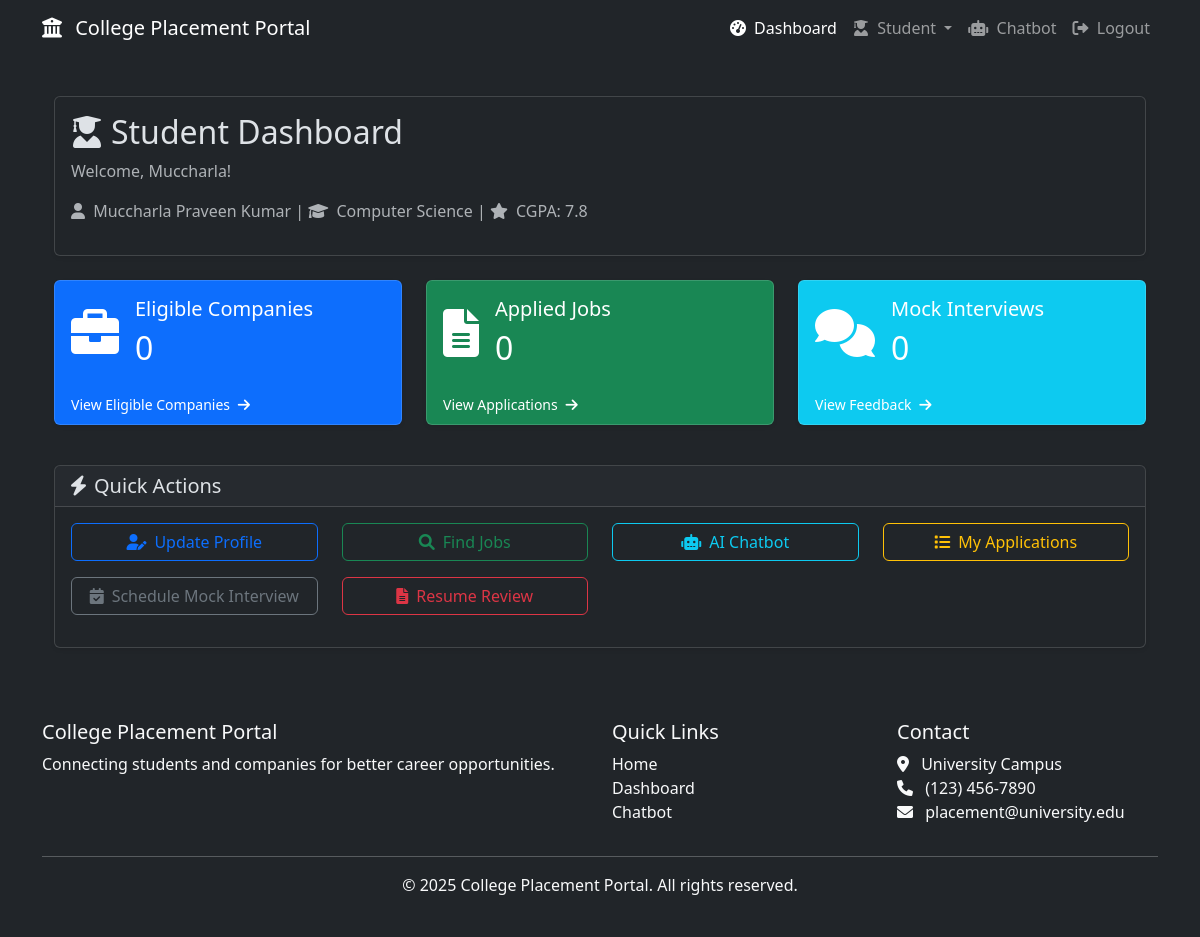
The app's page /student/dashboard (signed in) with its own data.
### models.py (models this page shows, shortened)
class User(UserMixin, db.Model):
    id = db.Column(db.Integer, primary_key=True)
    username = db.Column(db.String(64), unique=True, nullable=False)
    email = db.Column(db.String(120), unique=True, nullable=False)
    password_hash = db.Column(db.String(256), nullable=False)
    role = db.Column(db.String(20), nullable=False)
    created_at = db.Column(db.DateTime, default=datetime.utcnow)
    student_profile = db.relationship('StudentProfile', backref='user', uselist=False, cascade='all, delete-orphan')
    company_profile = db.relationship('CompanyProfile', backref='user', uselist=False, cascade='all, delete-orphan')
    cdc_profile = db.relationship('CDCProfile', backref='user', uselist=False, cascade='all, delete-orphan')
    def is_student(self):
        return self.role == ROLE_STUDENT

class StudentProfile(db.Model):
    id = db.Column(db.Integer, primary_key=True)
    user_id = db.Column(db.Integer, db.ForeignKey('user.id'), nullable=False)
    full_name = db.Column(db.String(100), nullable=False)
    roll_number = db.Column(db.String(20), unique=True, nullable=False)
    branch = db.Column(db.String(50), nullable=False)
    cgpa = db.Column(db.Float, nullable=False)
    resume_file = db.Column(db.String(255), nullable=True)  # Path to uploaded PDF resume
    skills = db.Column(db.Text, nullable=True)  # Extracted skills from resume
    applications = db.relationship('Application', backref='student', cascade='all, delete-orphan')
    mock_interviews = db.relationship('MockInterview', backref='student', cascade='all, delete-orphan')
    resume_analyses = db.relationship('ResumeAnalysis', backref='student', cascade='all, delete-orphan')
    chatbot_sessions = db.relationship('ChatbotSession', backref='student', cascade='all, delete-orphan')

### routes.py (the view)
@bp.route('/student/dashboard')
@login_required
def student_dashboard():
    if current_user.is_student():
        eligible_jobs_count = JobPosting.query.filter(
            JobPosting.application_deadline >= datetime.utcnow()
        ).count()
        applied_jobs = Application.query.filter_by(
            student_id=current_user.student_profile.id
        ).count()
        mock_interviews = MockInterview.query.filter_by(
            student_id=current_user.student_profile.id
        ).count()
        recent_applications = Application.query.filter_by(
            student_id=current_user.student_profile.id
        ).order_by(Application.applied_date.desc()).limit(5).all()
        return render_template(
            'student/dashboard.html',
            eligible_jobs_count=eligible_jobs_count,
            applied_jobs=applied_jobs,
            mock_interviews=mock_interviews,
            recent_applications=recent_applications
        )
    return render_template('student/dashboard.html', user=current_user)

### templates/student/dashboard.html (shortened to what this page needs)
{% extends "base.html" %}
{% block content %}
<div class="container">
    <div class="row mb-4">
        <div class="col-12">
            <div class="card shadow-sm">
                <div class="card-body">
                    <h2 class="card-title">
                        <i class="fas fa-user-graduate me-2"></i>Student Dashboard
                    </h2>
                    <p class="text-muted">Welcome, {{ current_user.username }}!</p>
                    {% if current_user.student_profile %}
                        <p class="text-muted">
                            <i class="fas fa-user me-1"></i>
                            {{ current_user.student_profile.full_name or "Complete your profile" }} |
                            <i class="fas fa-graduation-cap me-1"></i>
                            {{ current_user.student_profile.branch or "Branch not set" }} |
                            <i class="fas fa-star me-1"></i>
                            CGPA: {{ current_user.student_profile.cgpa or "Not set" }}
                        </p>
                    {% endif %}
                </div>
            </div>
        </div>
    </div>
    <div class="row mb-4">
        <div class="col-md-4">
            <div class="card bg-primary text-white mb-3 shadow-sm">
                <div class="card-body">
                    <div class="d-flex align-items-center">
                        <div class="me-3">
                            <i class="fas fa-briefcase fa-3x"></i>
                        </div>
                        <div>
                            <h5 class="card-title mb-0">Eligible Companies</h5>
                            <h2 class="mt-2 mb-0">{{ eligible_jobs_count|default(0) }}</h2>
                        </div>
                    </div>
                </div>
                <div class="card-footer bg-transparent border-top-0">
                    <a href="{{ url_for('routes.eligible_companies') }}" class="text-white text-decoration-none small">
                        View Eligible Companies <i class="fas fa-arrow-right ms-1"></i>
                    </a>
                </div>
            </div>
        </div>
        <div class="col-md-4">
            <div class="card bg-success text-white mb-3 shadow-sm">
                <div class="card-body">
                    <div class="d-flex align-items-center">
                        <div class="me-3">
                            <i class="fas fa-file-alt fa-3x"></i>
                        </div>
                        <div>
                            <h5 class="card-title mb-0">Applied Jobs</h5>
                            <h2 class="mt-2 mb-0">{{ applied_jobs|default(0) }}</h2>
                        </div>
                    </div>
                </div>
                <div class="card-footer bg-transparent border-top-0">
                    <a href="{{ url_for('routes.student_applications') }}" class="text-white text-decoration-none small">
                        View Applications <i class="fas fa-arrow-right ms-1"></i>
                    </a>
                </div>
            </div>
        </div>
        <div class="col-md-4">
            <div class="card bg-info text-white mb-3 shadow-sm">
                <div class="card-body">
                    <div class="d-flex align-items-center">
                        <div class="me-3">
                            <i class="fas fa-comments fa-3x"></i>
                        </div>
                        <div>
                            <h5 class="card-title mb-0">Mock Interviews</h5>
                            <h2 class="mt-2 mb-0">{{ mock_interviews|default(0) }}</h2>
                        </div>
                    </div>
                </div>
                <div class="card-footer bg-transparent border-top-0">
                    <a href="{{ url_for('routes.student_feedback') }}" class="text-white text-decoration-none small">
                        View Feedback <i class="fas fa-arrow-right ms-1"></i>
                    </a>
                </div>
            </div>
        </div>
    </div>
    <div class="row mb-4">
        <div class="col-12">
            <div class="card shadow-sm">
                <div class="card-header">
                    <h5 class="mb-0"><i class="fas fa-bolt me-2"></i>Quick Actions</h5>
                </div>
                <div class="card-body">
                    <div class="row">
                        <div class="col-md-3 mb-3">
                            <a href="{{ url_for('routes.student_profile') }}" class="btn btn-outline-primary w-100">
                                <i class="fas fa-user-edit me-2"></i>Update Profile
                            </a>
                        </div>
                        <div class="col-md-3 mb-3">
                            <a href="{{ url_for('routes.eligible_companies') }}" class="btn btn-outline-success w-100">
                                <i class="fas fa-search me-2"></i>Find Jobs
                            </a>
                        </div>
                        <div class="col-md-3 mb-3">
                            <a href="{{ url_for('routes.chatbot') }}" class="btn btn-outline-info w-100">
                                <i class="fas fa-robot me-2"></i>AI Chatbot
                            </a>
                        </div>
                        <div class="col-md-3 mb-3">
                            <a href="{{ url_for('routes.student_applications') }}" class="btn btn-outline-warning w-100">
                                <i class="fas fa-list me-2"></i>My Applications
                            </a>
                        </div>
                        <div class="col-md-3 mb-3">
                            <a href="{{ url_for('routes.schedule_mock_interview') }}" class="btn btn-outline-secondary w-100">
                                <i class="fas fa-calendar-check me-2"></i>Schedule Mock Interview
                            </a>
                        </div>
                        <div class="col-md-3 mb-3">
                            <a href="{{ url_for('routes.resume_review') }}" class="btn btn-outline-danger w-100">
                                <i class="fas fa-file-alt me-2"></i>Resume Review
                            </a>
                        </div>
                    </div>
                </div>
            </div>
        </div>
    </div>
</div>
{% endblock %}

### static/css/custom.css (style rules this page uses)
.card.shadow-sm { transition: transform 0.3s ease, box-shadow 0.3s ease; }
.card .card-body .fa-3x { transition: transform 0.3s ease; }

### records on screen
User: username "Muccharla"
StudentProfile: student_profile "Muccharla Praveen Kumar", student_profile "Computer Science", student_profile "7.8"

### other values on screen
{{ eligible_jobs_count|default(0) }} "0"
{{ applied_jobs|default(0) }} "0"
{{ mock_interviews|default(0) }} "0"
